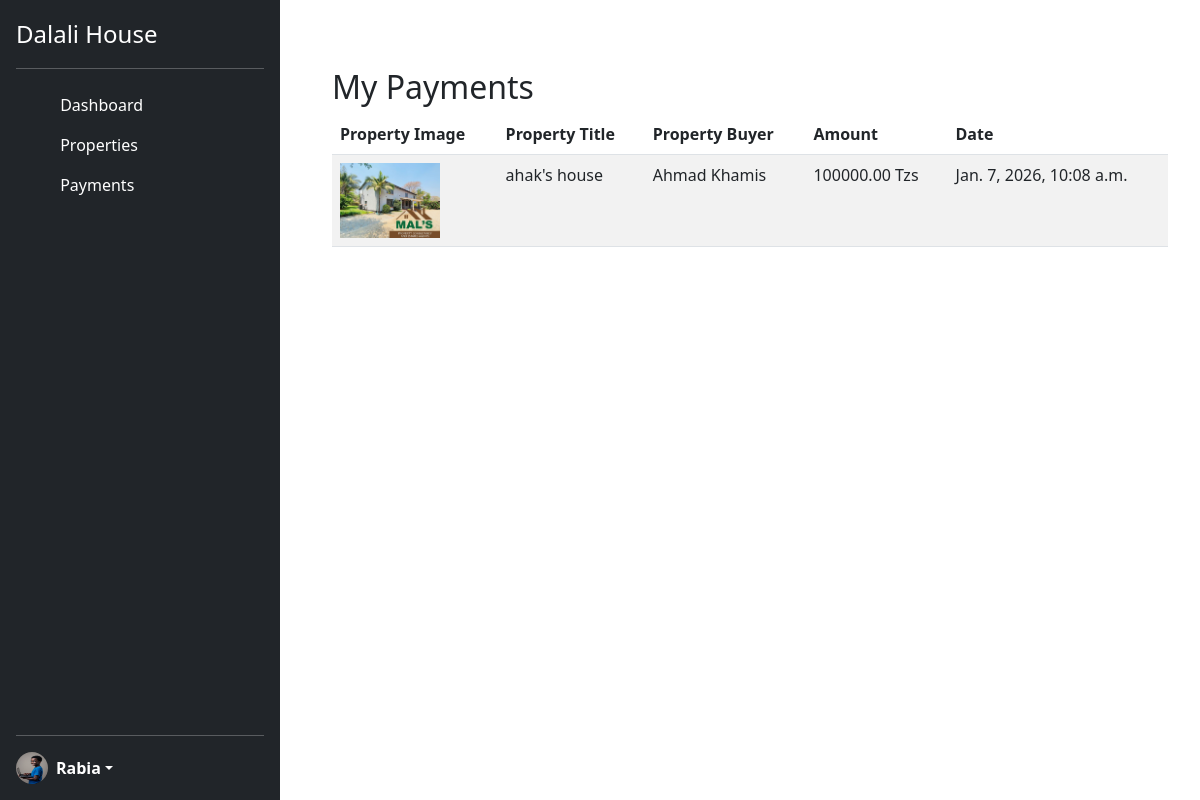
The app's page /seller-payments/ (signed in) with its own data.
### Dalalisell/models.py (models this page shows, shortened)
class CustomUser(AbstractUser):
    ROLE_CHOICE=[
        ('admin' ,'admin'),
        ('seller','seller'),
        ('buyer' ,'buyer'),
    ]
    image = models.ImageField(upload_to='upload/user', null=True, blank=True)
    phone=models.CharField(max_length=14)
    role = models.CharField(max_length=13 ,choices=ROLE_CHOICE, default='buyer')

class Payment(models.Model):
    property = models.ForeignKey(Property, on_delete=models.CASCADE)
    buyer = models.ForeignKey(CustomUser, on_delete=models.CASCADE)
    amount = models.DecimalField(decimal_places=2, max_digits=10)
    date = models.DateTimeField(default=datetime.datetime.today)

class Property(models.Model):
    CHOICE_STATUS= [
        ('Pending', 'Pending'),
        ('Approved', 'Approved'),
        ('Sold', 'Sold'),
    ]
    title =models.CharField(max_length=50)
    seller = models.ForeignKey(CustomUser, on_delete=models.CASCADE)
    price = models.DecimalField(decimal_places=2, max_digits=10, default=0)
    room = models.IntegerField()
    bathroom =models.IntegerField()
    location =models.CharField(max_length=50)
    image1= models.ImageField(upload_to='upload/property')
    image2= models.ImageField(upload_to='upload/property')
    image3= models.ImageField(upload_to='upload/property')
    image4= models.ImageField(upload_to='upload/property')
    description =models.CharField(max_length=250)
    status =models.CharField(choices=CHOICE_STATUS, max_length=12, default='Pending')
    date = models.DateTimeField(default=datetime.datetime.today)

### Dalalisell/views.py (the view)
# urls.py: path('seller-payments/', views.SellerPaymentsView.as_view(), name='seller-payments'),
class SellerPaymentsView(LoginRequiredMixin, View):
    def get(self, request):
        payments = Payment.objects.filter(property__seller=request.user)
        return render(request, 'view-payment.html', {'payments': payments })

### Dalalisell/templates/view-payment.html (shortened to what this page needs)
{% extends "base.html" %} {% block content%} {% load static %} {% include "slidebar.html" %}
<div class="main_content" style="margin-left: 300px; padding: 20px">
  <div class="container mt-5">
    <h2>My Payments</h2>
    <div class="table-responsive">
      <table class="table table-striped">
        <thead>
          <tr>
            <th>Property Image</th>
            <th>Property Title</th>
            <th>Property Buyer</th>
            <th>Amount</th>
            <th>Date</th>
          </tr>
        </thead>
        <tbody>
          {% for payment in payments %}
          <tr>
            <td>
              <img
                src="{{ payment.property.image1.url }}"
                alt=""
                style="width: 100px; height: auto"
              />
            </td>
            <td>{{ payment.property.title }}</td>
            <td>
              {{ payment.buyer.first_name }} {{ payment.buyer.last_name }}
            </td>
            <td>{{ payment.amount }} Tzs</td>
            <td>{{ payment.date }}</td>
          </tr>
          {% empty %}
          <tr>
            <td colspan="4">You haven't made any payments yet.</td>
          </tr>
          {% endfor %}
        </tbody>
      </table>
    </div>
  </div>
</div>
{% endblock %}

### Dalalisell/templates/slidebar.html (shortened to what this page needs)
{% load static %}
<link
  href="https://cdn.jsdelivr.net/npm/bootstrap@5.3.0/dist/css/bootstrap.min.css"
  rel="stylesheet"
/>
<link
  rel="stylesheet"
  href="https://cdnjs.cloudflare.com/ajax/libs/font-awesome/6.5.1/css/all.min.css"
/>
<div
  class="d-flex flex-column flex-shrink-0 p-3 text-bg-dark"
  style="width: 280px; height: 100vh; position: fixed; margin-top: 0"
>
  <a
    href="{%url 'seller-dashboard'%}"
    class="d-flex align-items-center mb-3 mb-md-0 me-md-auto text-white text-decoration-none"
  >
    <span class="fs-4">Dalali House</span>
  </a>
  <hr />
  <ul class="nav nav-pills flex-column mb-auto">
    <li class="nav-item">
      <a
        href="{% url 'seller-dashboard' %}"
        class="nav-link text-white"
        aria-current="page"
      >
        <svg
          class="bi pe-none me-2"
          width="16"
          height="16"
          aria-hidden="true"
        ></svg>
        Dashboard
      </a>
    </li>
    <li>
      <a href="{% url 'add-property' %}" class="nav-link text-white">
        <svg class="bi pe-none me-2" width="16" height="16"></svg>
        Properties
      </a>
    </li>
    <li>
      <a href="{% url 'seller-payments' %}" class="nav-link text-white">
        <svg class="bi pe-none me-2" width="16" height="16"></svg>
        Payments
      </a>
    </li>
  </ul>
  <hr />
  <div class="dropdown">
    <a
      href="#"
      class="d-flex align-items-center text-white text-decoration-none dropdown-toggle"
      data-bs-toggle="dropdown"
      aria-expanded="false"
    >
      <img
        src="{% if user.image %}{{ user.image.url }}{% else %}{% static 'default-avatar.png' %}{% endif %}"
        alt="{{ user.username }}"
        width="32"
        height="32"
        class="rounded-circle me-2"
      />
      <strong>{{user.username}}</strong>
    </a>
  </div>
</div>

### records on screen
CustomUser: image (picture), username "Rabia"
Payment: property.image1 (picture), property "ahak's house", buyer.first_name "Ahmad", buyer.last_name "Khamis", amount "100000.00", date "Jan. 7, 2026, 10:08 a.m."
